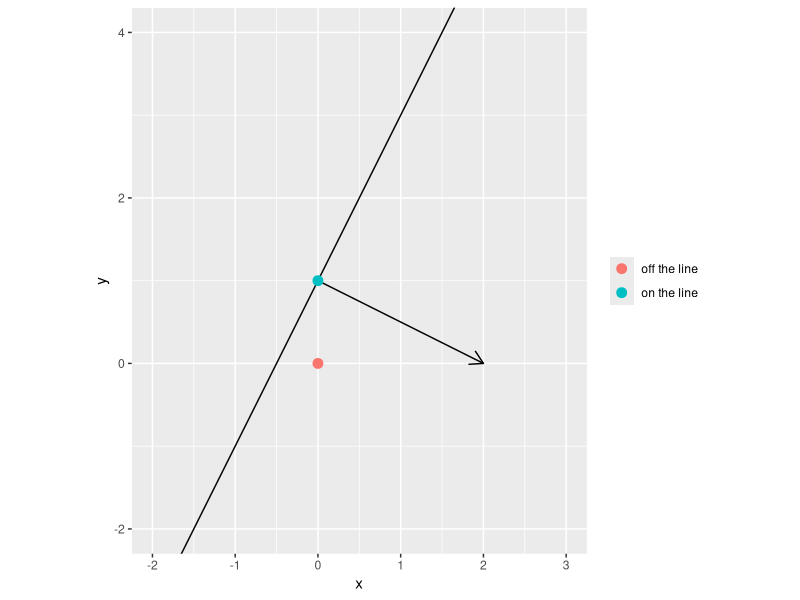

The R source for this figure:
## ---- chunk 1
#| label: fig-hyperplane-graph
#| fig-cap: >-
#|   The graph of $y = 2x + 1$, a line in the plane,
#|   with its normal vector $(2, -1)$ drawn from the point $(0, 1)$ on it
#|   and the point $(0, 0)$ off it
#| fig-alt: >-
#|   A straight line rising to the right through the point (0, 1).
#|   An arrow from (0, 1) points right and down, perpendicular to the line.
#|   A second point at the origin lies below the line.
normal_arrow <- grid::arrow(length = grid::unit(0.15, "inches"))
points <- data.frame(x = c(0, 0), y = c(1, 0), label = c("on the line", "off the line"))
ggplot2::ggplot() +
  ggplot2::geom_abline(intercept = 1, slope = 2) +
  ggplot2::geom_segment(
    ggplot2::aes(x = 0, y = 1, xend = 2, yend = 0),
    arrow = normal_arrow
  ) +
  ggplot2::geom_point(ggplot2::aes(x = x, y = y, colour = label), data = points, size = 3) +
  ggplot2::coord_fixed(xlim = c(-2, 3), ylim = c(-2, 4)) +
  ggplot2::labs(x = "x", y = "y", colour = NULL)
